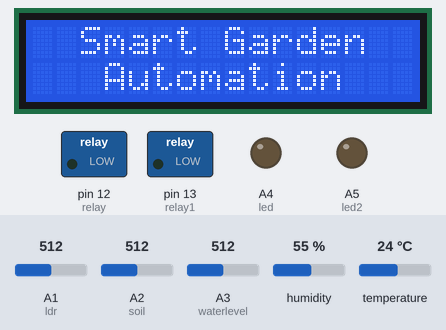
Bench run of a sketch on a simulated Arduino Uno, built with avr-gcc and run on an emulated ATmega328P. Shown: 16×2 character LCD, switched loads named in the sketch (green lamp = pin HIGH), output pins drawn as LEDs (lit = HIGH). The inputs (shaded band) are chosen by the test bench; at power-on: A1 (ldr) = 512, A2 (soil) = 512, A3 (waterlevel) = 512, humidity 55 %, temperature 24 °C. The modem accepts every AT command (registered, SIM ready, sends succeed) and sends nothing else; what the sketch prints to the serial monitor is not drawn.

Above: at 0.1 s.
At 3.1 s:
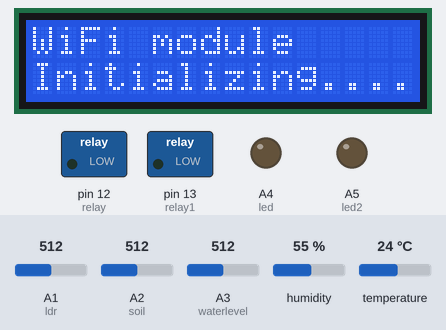
At 13.2 s:
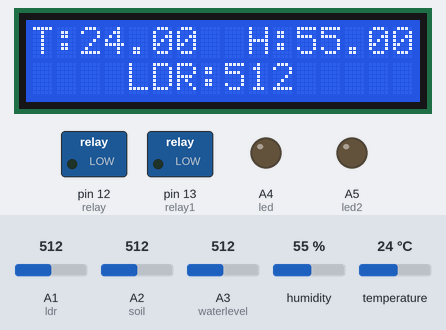
At 34.9 s:
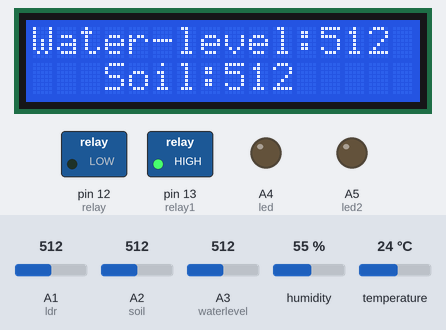
Timing chart, 0 to 36.4 s (numbered marks = the images above):
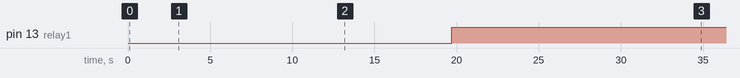

The sketch:

Garden_irrigation_Automation_System_with_arduino_iot.ino
```cpp
#include <dht.h>
#include <LiquidCrystal.h>
#include <SoftwareSerial.h>

#define DHT11_PIN A0

LiquidCrystal lcd(2, 3, 4, 5, 6, 7);
SoftwareSerial wifi(10,11);
SoftwareSerial sim800l(8, 9);

String apiKey = "K7Y457T5021TZ3Q9";
dht DHT;

int ldr = A1;
int val;
int led=A4;
int led2=A5;

int waterlevel = A3;
int val3;

int relay = 12;
int relay1 = 13;

int soil = A2;
int val2;

bool motorOnSent = false;
bool tankFullSent = false;

bool watermotor = false;
bool soildry = false;

void setup() {
  pinMode(relay, OUTPUT);
  pinMode(relay1, OUTPUT);
  pinMode(led,OUTPUT);
  pinMode(led2,OUTPUT);
  digitalWrite(led,LOW);
  digitalWrite(relay, LOW);
  digitalWrite(relay1, LOW);
  lcd.begin(16,2);
  project_name();
  lcd.setCursor(0, 0);
  Serial.begin(9600); // Start serial communication with PC
  Serial.println("WiFi Module is Initializing...........");
  sim800l.begin(9600);
  lcd.clear();
  lcd.print("WiFi module     ");
  lcd.setCursor(0, 1);
  lcd.print("Initializing.... ");
  wifi.begin(115200);
  wifi.println("AT+RST");
  delay(4000);
  wifi.println("AT+CWMODE=3");
  delay(4000);
  wifi.print("AT+CWJAP=");
  wifi.write('"');
  wifi.print("Vivo T1");
  wifi.write('"');
  wifi.write(',');
  wifi.write('"');
  wifi.print("12345678");
  wifi.write('"');
  wifi.println();
  delay(1000);
  lcd.setCursor(0, 0);
  lcd.print("  WiFi module     ");
  lcd.setCursor(0, 1);
  lcd.print(" Initialized..... ");
  Serial.println("WiFi Module is Initialized");
  delay(1000);
  lcd.clear();
}

void loop() {
  int chk = DHT.read11(DHT11_PIN);
  val = analogRead(ldr);
  val2 = analogRead(soil);
  val3 = analogRead(waterlevel);

  Serial.print("Temperature: ");
  Serial.println(DHT.temperature);
  Serial.print("Humidity: ");
  Serial.println(DHT.humidity);
  Serial.print("ldr: ");
  Serial.println(val);
  Serial.print("Water-level: ");
  Serial.println(val3);
  Serial.print("Soil: ");
  Serial.println(val2);

  lcd.clear();
  lcd.setCursor(0, 0);
  lcd.print("T:");
  lcd.setCursor(2, 0);
  lcd.print(DHT.temperature);
  lcd.setCursor(9, 0);
  lcd.print("H:");
  lcd.setCursor(11,0);
  lcd.print(DHT.humidity);
  lcd.setCursor(4,1);
  lcd.print("LDR:");
  lcd.setCursor(8,1);
  lcd.print(val);
  delay(1500);
  lcd.clear();
  lcd.setCursor(3,1);
  lcd.print("Soil:");
  lcd.setCursor(8,1);
  lcd.print(val2);
  lcd.setCursor(0,0);
  lcd.print("Water-level:");
  lcd.setCursor(12,0);
  lcd.print(val3);
  if (val2 >=350 && !watermotor) {
    sendSMS("+919398594569", "Soil is Dry Water Pump is On");
    delay(2000);
    watermotor = true; // Set flag to avoid resending
    digitalWrite(relay1, HIGH);
  }

  if (val2 < 400 && watermotor && !soildry ) {
    sendSMS("+919398594569", "water pump is Off. Soil is wet");
    delay(2000);
    soildry  = true; // Set flag to avoid resending
    digitalWrite(relay1, LOW);
  }

  // Reset flags if water level drops below 100
  if (val2 < 400 && soildry) {
    watermotor = false; // Allow for new motor on message when water level is low again
    soildry  = false; // Allow for new tank full message when tank is full again
  }


  if (val3 <= 100 && !motorOnSent) {
    sendSMS("+919398594569", "Motor is On");
    delay(2000);
    motorOnSent = true; // Set flag to avoid resending
    digitalWrite(relay, HIGH);
  }

  if (val3 > 450 && motorOnSent && !tankFullSent) {
    sendSMS("+919398594569", "Motor is Off. Tank Full");
    delay(2000);
    tankFullSent = true; // Set flag to avoid resending
    digitalWrite(relay, LOW);
  }

  // Reset flags if water level drops below 100
  if (val3 > 100 && tankFullSent) {
    motorOnSent = false; // Allow for new motor on message when water level is low again
    tankFullSent = false; // Allow for new tank full message when tank is full again
  }

  if(val>700)
  {
    digitalWrite(led,HIGH);
    digitalWrite(led2,HIGH);
  }
  else
  {
    digitalWrite(led,LOW);
    digitalWrite(led2,LOW);
  }


  SendWiFi_Data();
  delay(2000);
}

void SendWiFi_Data() {
  String cmd = "AT+CIPSTART=\"TCP\",\"";
  cmd += "184.106.153.149"; // api.thingspeak.com
  cmd += "\",80";
  wifi.println(cmd);
  delay(1500);

  String getStr = "GET /update?api_key=";
  getStr += apiKey;
  getStr += "&field1=";
  getStr += String(DHT.humidity);
  getStr += "&field2=";
  getStr += String(DHT.temperature);
  getStr += "&field3=";
  getStr += String(val);
  getStr += "&field4=";
  getStr += String(val3);
  getStr += "&field5=";
  getStr += String(val2);
  getStr += "\r\n\r\n";
  // send data length
  cmd = "AT+CIPSEND=";
  cmd += String(getStr.length());
  wifi.println(cmd);
  delay(1500);
  wifi.println(getStr);
  delay(1000);
}

void sendSMS(const char* phoneNumber, const char* message) {
  sim800l.println("AT+CMGF=1"); // Set SMS mode to text
  delay(1000);
  sim800l.print("AT+CMGS=\"");
  sim800l.print(phoneNumber);
  sim800l.println("\"");
  delay(1000);
  sim800l.print(message);
  sim800l.write(0x1A); // Send Ctrl+Z to finish message
  delay(1000);
}
void project_name()
{
  lcd.setCursor(0,0);
  lcd.print("  Smart Garden");
  lcd.setCursor(0,1);
  lcd.print("   Automation");
  delay(3000);
}
```

Measured:
- by itself, pin 13 (relay1): LOW → HIGH at 19.7 s
- what the display in image 1 shows lasts 9.0 s, from 3.1 s to 12.1 s
- what the display in image 2 shows lasts 1.5 s, from 13.1 s to 14.6 s
